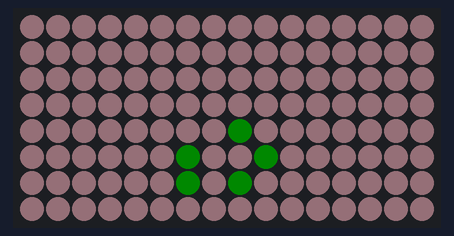
This program was run on a simulated ESP32. Parts: 16×8 RGB LED matrix (first LED top left, wired row by row). Dim RGB values are drawn brighter than linear.

Above: at 0.31 s.
At 5.92 s:
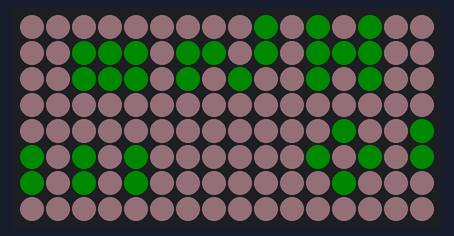
At 11.6 s:
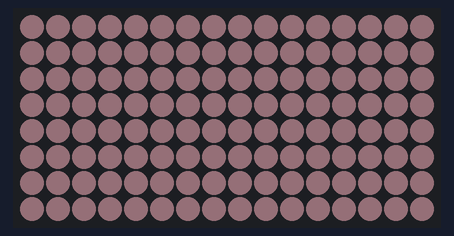
At 18.81 s:
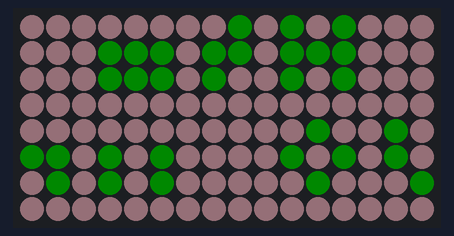
At 26.18 s:
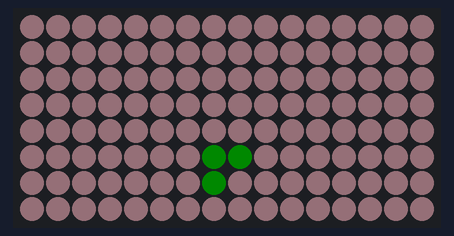
At 39.79 s:
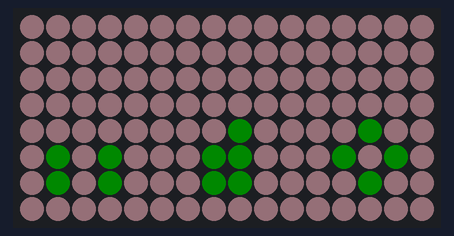

The program:

main.cpp
```cpp
#include <FastLED.h>
#include <string.h>

#define WIDTH 16
#define HEIGHT 8
#define CHAR_WIDTH 3
#define CHAR_HEIGHT 5
#define NUM_LEDS 128
#define DATA_PIN 13

CRGB leds[NUM_LEDS];

typedef struct {
    bool leds[HEIGHT][WIDTH];
} LedMatrix;

LedMatrix matrix;


int ALPHABET_3x5[27][5][3] = {
    // A
    {
        {0, 1, 0},
        {1, 0, 1},
        {1, 1, 1},
        {1, 0, 1},
        {1, 0, 1}
    },
    // B
    {
        {1, 1, 0},
        {1, 0, 1},
        {1, 1, 0},
        {1, 0, 1},
        {1, 1, 0}
    },
    // C
    {
        {0, 1, 1},
        {1, 0, 0},
        {1, 0, 0},
        {1, 0, 0},
        {0, 1, 1}
    },
    // D
    {
        {1, 1, 0},
        {1, 0, 1},
        {1, 0, 1},
        {1, 0, 1},
        {1, 1, 0}
    },
    // E
    {
        {1, 1, 1},
        {1, 0, 0},
        {1, 1, 1},
        {1, 0, 0},
        {1, 1, 1}
    },
    // F
    {
        {1, 1, 1},
        {1, 0, 0},
        {1, 1, 1},
        {1, 0, 0},
        {1, 0, 0}
    },
    // G
    {
        {0, 1, 1},
        {1, 0, 0},
        {1, 0, 1},
        {1, 0, 1},
        {0, 1, 1}
    },
    // H
    {
        {1, 0, 1},
        {1, 0, 1},
        {1, 1, 1},
        {1, 0, 1},
        {1, 0, 1}
    },
    // I
    {
        {0, 1, 0},
        {0, 1, 0},
        {0, 1, 0},
        {0, 1, 0},
        {0, 1, 0}
    },
    // J
    {
        {0, 0, 1},
        {0, 0, 1},
        {0, 0, 1},
        {1, 0, 1},
        {0, 1, 0}
    },
    // K
    {
        {1, 0, 1},
        {1, 0, 1},
        {1, 1, 0},
        {1, 0, 1},
        {1, 0, 1}
    },
    // L
    {
        {1, 0, 0},
        {1, 0, 0},
        {1, 0, 0},
        {1, 0, 0},
        {1, 1, 1}
    },
    // M
    {
        {1, 0, 1},
        {1, 1, 1},
        {1, 0, 1},
        {1, 0, 1},
        {1, 0, 1}
    },
    // N
    {
        {1, 0, 1},
        {1, 1, 1},
        {1, 1, 1},
        {1, 1, 1},
        {1, 0, 1}
    },
    // O
    {
        {0, 1, 0},
        {1, 0, 1},
        {1, 0, 1},
        {1, 0, 1},
        {0, 1, 0}
    },
    // P
    {
        {1, 1, 0},
        {1, 0, 1},
        {1, 1, 0},
        {1, 0, 0},
        {1, 0, 0}
    },
    // Q
    {
        {0, 1, 0},
        {1, 0, 1},
        {1, 0, 1},
        {0, 1, 0},
        {0, 0, 1}
    },
    // R
    {
        {1, 1, 0},
        {1, 0, 1},
        {1, 1, 0},
        {1, 0, 1},
        {1, 0, 1}
    },
    // S
    {
        {0, 1, 1},
        {1, 0, 0},
        {0, 1, 0},
        {0, 0, 1},
        {1, 1, 0}
    },
    // T
    {
        {1, 1, 1},
        {0, 1, 0},
        {0, 1, 0},
        {0, 1, 0},
        {0, 1, 0}
    },
    // U
    {
        {1, 0, 1},
        {1, 0, 1},
        {1, 0, 1},
        {1, 0, 1},
        {1, 1, 1}
    },
    // V
    {
        {1, 0, 1},
        {1, 0, 1},
        {1, 0, 1},
        {0, 1, 0},
        {0, 1, 0}
    },
    // W
    {
        {1, 0, 1},
        {1, 0, 1},
        {1, 1, 1},
        {1, 1, 1},
        {1, 0, 1}
    },
    // X
    {
        {1, 0, 1},
        {1, 0, 1},
        {0, 1, 0},
        {1, 0, 1},
        {1, 0, 1}
    },
    // Y
    {
        {1, 0, 1},
        {1, 0, 1},
        {0, 1, 0},
        {0, 1, 0},
        {0, 1, 0}
    },
    // Z
    {
        {1, 1, 1},
        {0, 0, 1},
        {0, 1, 0},
        {1, 0, 0},
        {1, 1, 1}
    }
};

void initializeLedMatrix(LedMatrix *matrix) {
  for (int y = 0; y < HEIGHT; y++) {
    for (int x = 0; x < WIDTH; x++) {
      matrix->leds[y][x] = false;
    }
  }
}

void displayCharacterOnLedMatrix(LedMatrix *matrix, int c[][3], int offsetX, int offsetY) {

  for (int y = 0; y < CHAR_HEIGHT; y++) {
    for (int x = 0; x < CHAR_WIDTH; x++) {
      int matrixX = x + offsetX;
      int matrixY = y + offsetY;

      if (matrixX >= 0 && matrixX < WIDTH && matrixY >= 0 && matrixY < HEIGHT) {
        matrix->leds[matrixY][matrixX] = c[CHAR_HEIGHT - y - 1][x];
      }
    }
  }
}

int return_led_position(int x, int y) {

  int compensation = 0;
  if (y >= 8) {
      y -= 8;
      compensation = 64;
  }

  if (x % 2) y = 7 - y;

  return x * 8 + y + compensation;
}


void printPhrase(char *phrase){

  int positionX = WIDTH;
  int positionY = (HEIGHT - CHAR_HEIGHT) / 2;
  int i, j, space = 0;

  while (positionX >= -(CHAR_WIDTH+1) * ((int) strlen(phrase))) {

    initializeLedMatrix(&matrix);


    space = 0;
    for(i = 0; i < strlen(phrase); i++){
        if(phrase[i] == ' ') {
            space+=2;
            continue;
        };

        if(phrase[i] == 'i'){
            space-=1;
        }

        displayCharacterOnLedMatrix(&matrix,  ALPHABET_3x5[phrase[i] - 'a'], positionX + space, positionY);

        if(phrase[i] == 'i'){
            space-=1;
        }

        space+=4;
    }

    for(i = 0; i < HEIGHT; i++){
      for ( j = 0; j < WIDTH; j++) {
        leds[return_led_position(i, j)] =  matrix.leds[i][j] ? CRGB::Green : CRGB::Pink;
      }
    }

    FastLED.show();

    positionX--;

    delay(100);
  }

}

void setup(){
  initializeLedMatrix(&matrix);
  FastLED.addLeds<WS2812, DATA_PIN, GRB>(leds, NUM_LEDS);
  FastLED.setBrightness(20);
}

void loop() {
    char* teste = "o palmeiras nao tem mundial";
    printPhrase(teste);

}
```

Measured:
- what the display in image 2 shows lasts 1.6 s, from 11.5 s to 13.1 s
